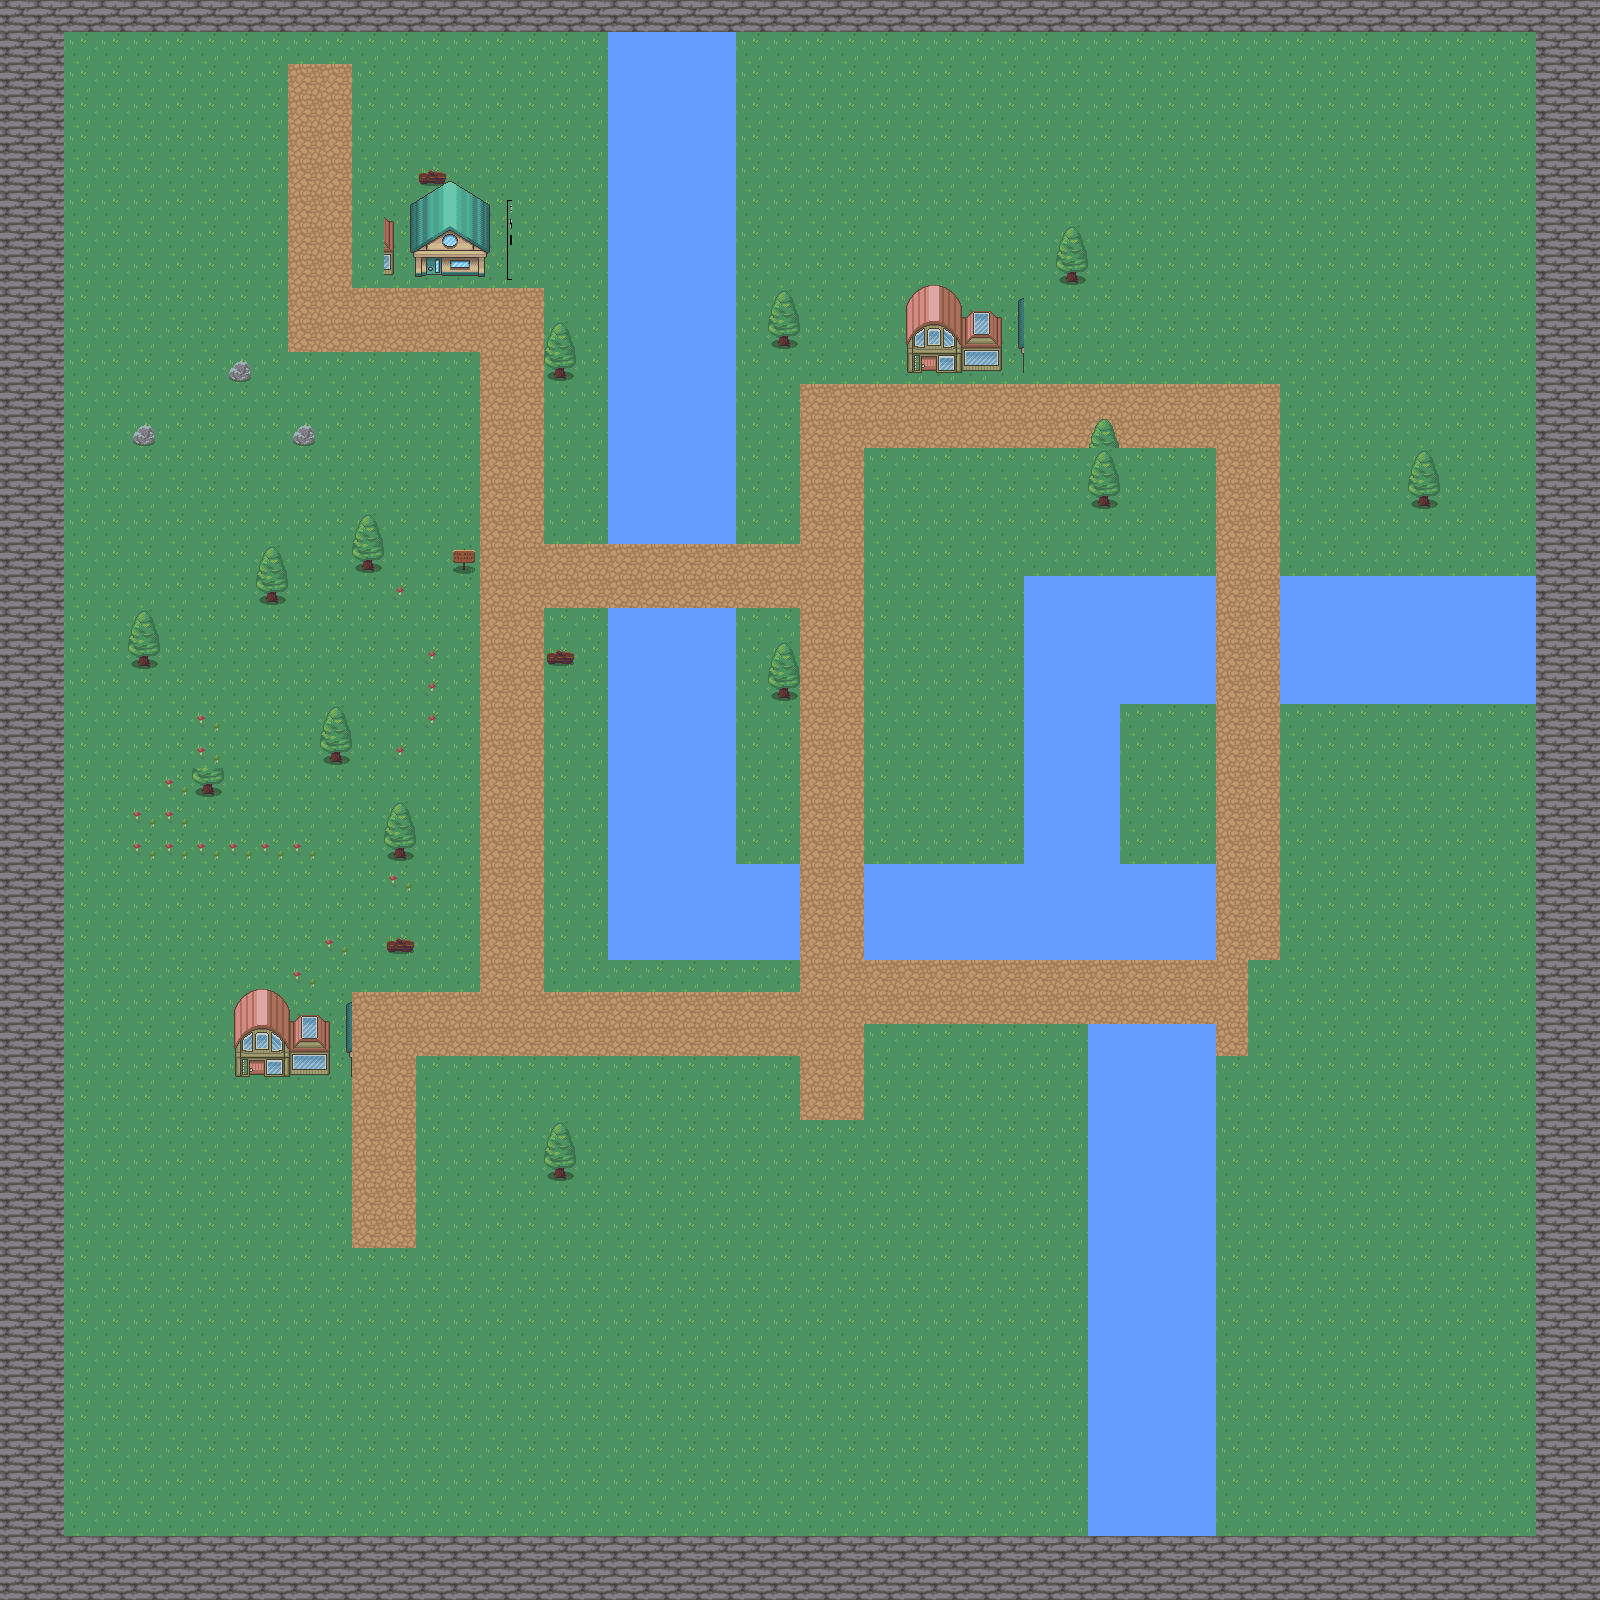

Tiled map render using the project's own tile images. Description and the map definition, with tile-layer contents summarised, below:
An orthogonal 50x50 tile map with 32x32 px tiles, 6 tile layers (Background, Water, Walls, path, ...), 2 tilesets and 36 objects (28x collision, 2x npc2_path1, Spawn_1, enter_house_1, Spawn_exit_house_1, ...).

<map version="1.10" tiledversion="1.10.2" orientation="orthogonal" renderorder="right-down" width="50" height="50" tilewidth="32" tileheight="32" infinite="0" nextlayerid="9" nextobjectid="44">
 <tileset firstgid="1" source="maptest/Nature.tsx" />
 <tileset firstgid="181" source="housetest/house.tsx" />
 <layer id="1" name="Background" width="50" height="50">
  <data>[2500 cells, 2500 non-empty, 2 distinct tile ids]</data>
 </layer>
 <layer id="2" name="Water" width="50" height="50">
  <data>[2500 cells, 332 non-empty, 1 distinct tile ids]</data>
 </layer>
 <layer id="3" name="Walls" width="50" height="50">
  <data>[2500 cells, 338 non-empty, 1 distinct tile ids]</data>
 </layer>
 <layer id="4" name="path" width="50" height="50">
  <data>[2500 cells, 255 non-empty, 1 distinct tile ids]</data>
 </layer>
 <layer id="6" name="decoration" width="50" height="50">
  <data>[2500 cells, 52 non-empty, 7 distinct tile ids]</data>
 </layer>
 <layer id="7" name="house" width="50" height="50">
  <data>[2500 cells, 48 non-empty, 28 distinct tile ids]</data>
 </layer>
 <objectgroup id="5" name="Objects">
  <object id="1" name="Spawn_1" x="511.984" y="553.496">
   <point />
  </object>
  <object id="4" type="collision" x="0" y="-4" width="1600" height="36" />
  <object id="5" type="collision" x="1540" y="34" width="58" height="1568" />
  <object id="6" type="collision" x="0" y="1536" width="1540" height="64" />
  <object id="7" type="collision" x="2" y="36" width="60" height="1500" />
  <object id="8" type="collision" x="606" y="32" width="126" height="510" />
  <object id="9" type="collision" x="608" y="606" width="126" height="354" />
  <object id="10" type="collision" x="736" y="866" width="62" height="94" />
  <object id="11" type="collision" x="864" y="860" width="354" height="96" />
  <object id="14" type="collision" x="1026" y="580" width="94" height="276" />
  <object id="15" type="collision" x="1124" y="572" width="92" height="130" />
  <object id="16" type="collision" x="1272" y="572" width="262" height="130" />
  <object id="17" type="collision" x="1088" y="1020" width="130" height="516" />
  <object id="19" type="collision" x="354" y="553" width="26" height="23" />
  <object id="20" type="collision" x="263" y="591" width="17.5" height="13" />
  <object id="21" type="collision" x="136.5" y="654.5" width="16" height="14.5" />
  <object id="22" type="collision" x="328" y="750" width="16" height="14.5" />
  <object id="23" type="collision" x="201" y="781.5" width="14" height="16.5" />
  <object id="24" type="collision" x="393" y="845" width="14.5" height="16" />
  <object id="25" type="collision" x="382.5" y="934" width="35.5" height="22.5" />
  <object id="26" type="collision" x="291.5" y="422" width="23.5" height="26" />
  <object id="27" type="collision" x="128" y="421" width="31" height="26" />
  <object id="28" type="collision" x="227" y="360" width="25" height="23.5" />
  <object id="29" type="collision" x="413" y="167.5" width="33" height="18.5" />
  <object id="30" type="collision" x="549.5" y="362.5" width="21" height="18.5" />
  <object id="31" type="collision" x="542.5" y="647" width="34" height="19" />
  <object id="32" type="collision" x="404" y="236" width="84" height="40" />
  <object id="33" type="collision" x="230.667" y="1044" width="100" height="38.6667" />
  <object id="34" type="collision" x="905.333" y="338.667" width="97.3333" height="36" />
  <object id="36" name="enter_house_1" x="423.5" y="257" width="20" height="25" />
  <object id="37" name="Spawn_exit_house_1" x="481.25" y="305.25">
   <point />
  </object>
 </objectgroup>
 <objectgroup id="8" name="NPC Path">
  <object id="38" name="npc2_path1" x="832" y="384" width="32" height="31.3333" />
  <object id="39" name="npc2_path1" x="832" y="384" width="32" height="31.3333" />
  <object id="41" name="npc2_path2" x="959.667" y="383.667" width="32.6667" height="31.6667" />
  <object id="42" name="npc2_path3" x="960.333" y="479.667" width="32.3333" height="33" />
  <object id="43" name="npc2_path4" x="831.667" y="480.333" width="31.6667" height="32" />
 </objectgroup>
</map>
